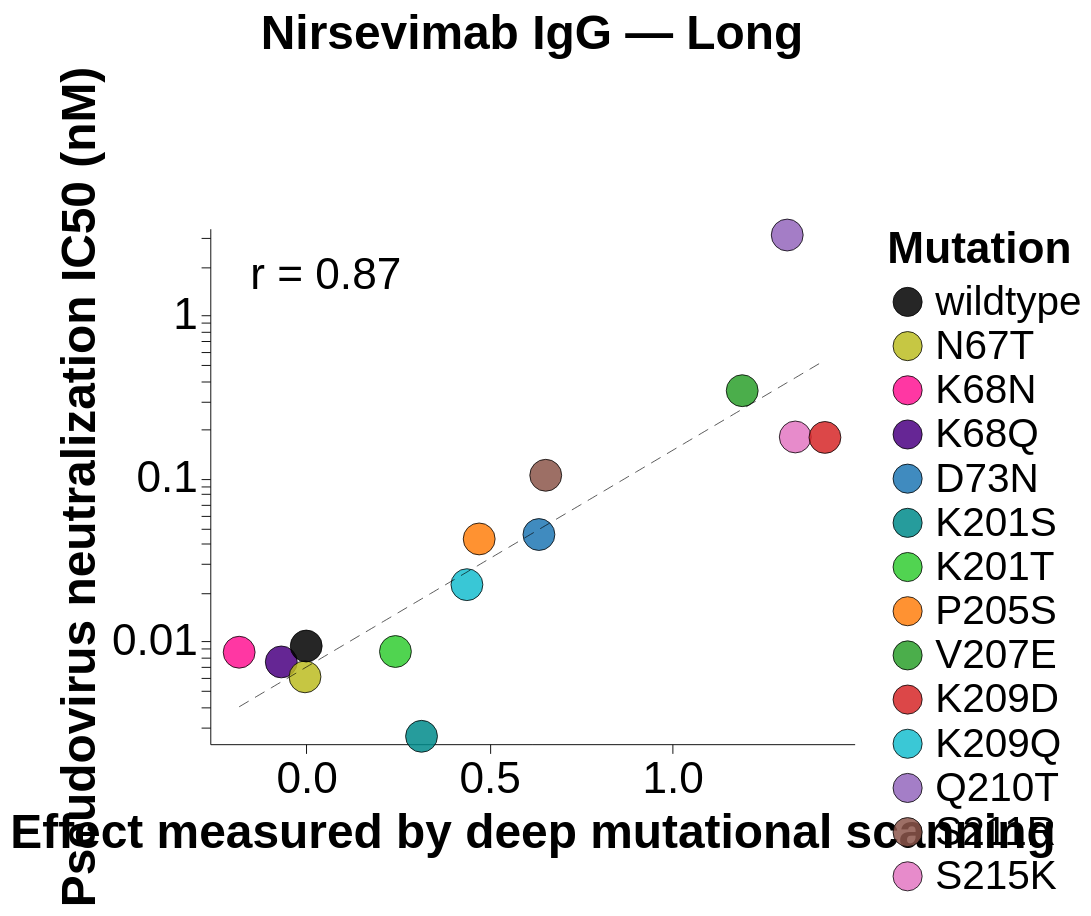
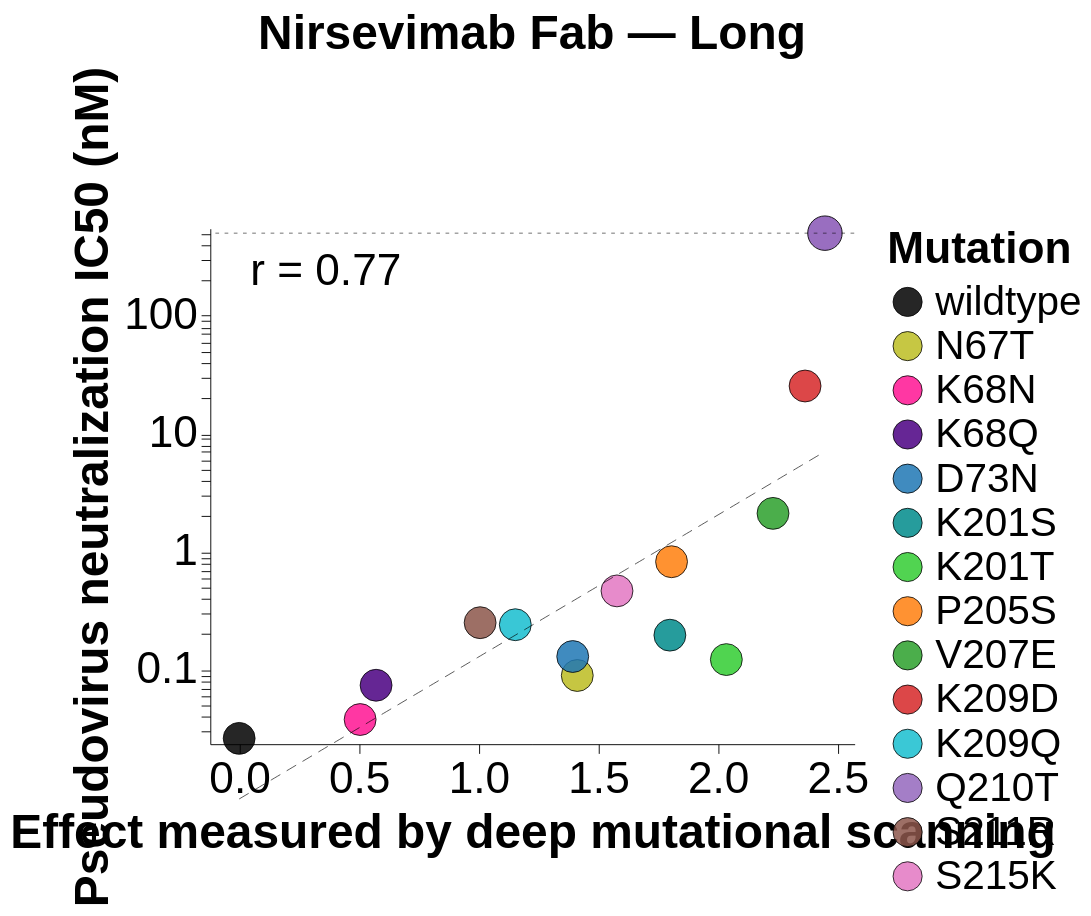
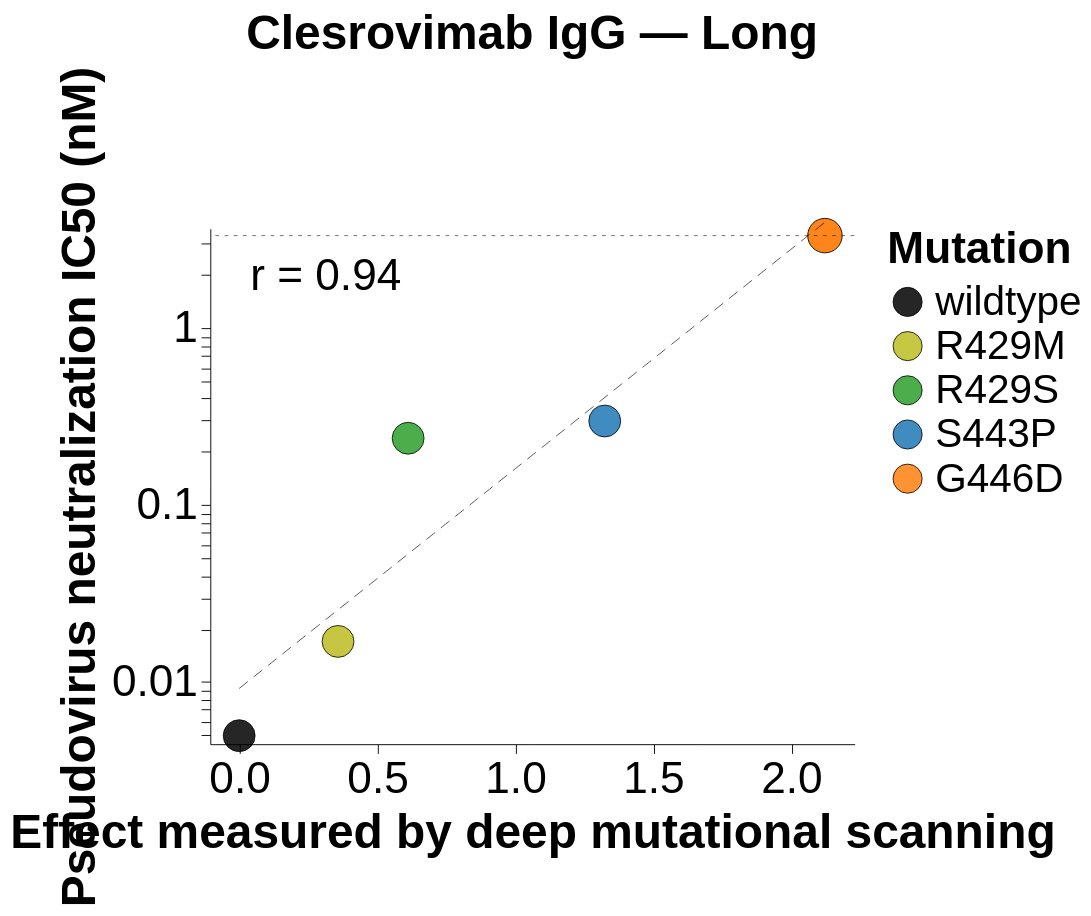
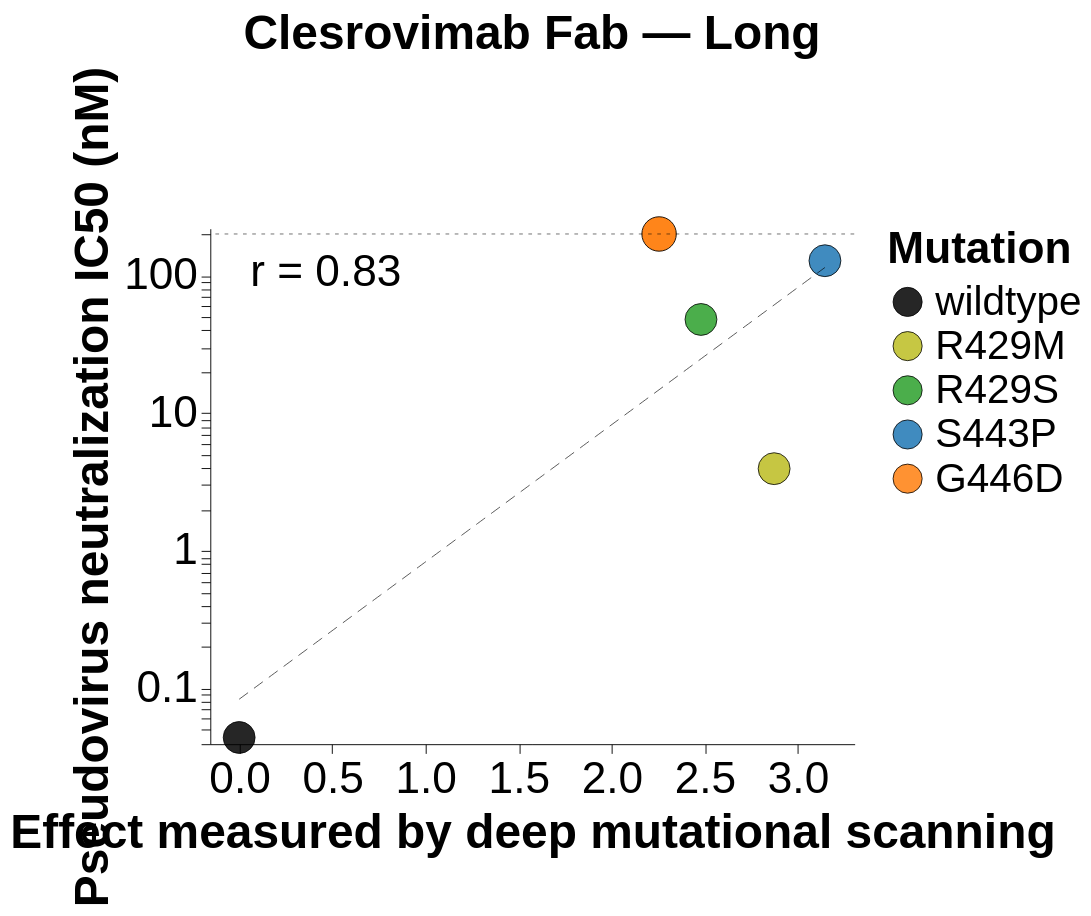

The code cell stored with these charts, in order, in its notebook:
### Code cell
from IPython.display import display
import altair as alt

alt.renderers.enable("default")

# ======================
# Master color mapping function (same as neutralization curves)
# ======================
def get_master_color_mapping():
    """
    Master color mapping matching reference notebook colors for shared mutations.
    Reference: point_mutant_validations_1212and1217-Copy1.ipynb
    
    Colors preserve the exact assignments from reference notebook for all shared mutations.
    New mutations (only in this notebook) receive distinct vibrant colors.
    """
    color_mapping = {
        # From reference notebook (13 mutations) - PRESERVE EXACT COLORS
        '73N': '#1f77b4',    # blue
        '205S': '#ff7f0e',   # orange
        '207E': '#2ca02c',   # green
        '209D': '#d62728',   # red
        '209Q': '#17becf',   # aqua/cyan
        '210T': '#9467bd',   # purple
        '211R': '#8c564b',   # brown
        '215K': '#e377c2',   # pink
        '67T': '#bcbd22',    # yellow-green/olive
        '429M': '#bcbd22',   # yellow-green/olive (same as 67T)
        '446D': '#ff7f0e',   # orange (same as 205S)
        '443P': '#1f77b4',   # blue (same as 73N)
        '429S': '#2ca02c',   # green (same as 207E)
        
        # New mutations (5 mutations only in target notebooks) - ASSIGN DISTINCT COLORS
        '68N': '#FF1493',    # deep pink/magenta
        '68Q': '#4B0082',    # indigo (dark purple)
        '201S': '#008B8B',   # dark cyan/teal
        '201T': '#32CD32',   # lime green
        '67N': '#9932CC',    # dark orchid
    }
    return color_mapping

# ======================
# Create global color mapping for all mutations
# ======================
def make_mutation_label(row):
    if row.get('is_wt', False):
        # WT controls get special handling
        strain_name = str(row.get('strain', ''))
        if strain_name in ['40_Long GS4', '40. Long GS4', 'RSV Long F WT ', 'RSV Long 1']:
            return "WT Long (geomean)"  # Will be replaced by plotting function
        elif strain_name in ['42_B1', '42. B1', 'RSV B1 F WT', 'RSV B1 1']:
            return "WT B1 (geomean)"  # Will be replaced by plotting function
        else:
            return "Unmutated"
    if pd.isna(row.get('site')) or pd.isna(row.get('mutant')):
        return "Unmutated"
    site = int(row['site'])
    # Use strain WT residue if available, otherwise DMS WT
    wt = row.get('wt_residue_strain', row.get('wt_residue_dms', ''))
    return f"{wt}{site}{row.get('mutant','')}"

# Add mutation labels to the entire dataset
correlation_data_filtered['mutation_label'] = correlation_data_filtered.apply(make_mutation_label, axis=1)

# Get all unique mutations across all data
all_mutations = sorted(correlation_data_filtered['mutation_label'].unique())

# Get master color mapping (same as neutralization curves)
master_color_map = get_master_color_mapping()

# Build global_color_mapping for mutation labels
global_color_mapping = {}

for mut_label in all_mutations:
    if mut_label == "WT Long (geomean)":
        global_color_mapping[mut_label] = 'black'
    elif mut_label == "WT B1 (geomean)":
        global_color_mapping[mut_label] = '#4D4D4D'
    elif mut_label == "Unmutated":
        global_color_mapping[mut_label] = '#999999'
    else:
        # Extract position+mutant from label (e.g., "K209D" -> "209D")
        match = re.search(r'(\d+)([A-Z])$', mut_label)
        if match:
            position, mutant = match.groups()
            mutation_key = f"{position}{mutant}"
            color = master_color_map.get(mutation_key, '#999999')  # gray fallback
            global_color_mapping[mut_label] = color
        else:
            global_color_mapping[mut_label] = '#999999'  # fallback

print(f"Global color mapping created for {len(all_mutations)} unique mutations")
print("Using color scheme from reference notebook (exact color preservation)")
print("\nColor assignments:")
for mut, color in sorted(global_color_mapping.items()):
    print(f"  {mut}: {color}")
print()

# ======================
# Create individual plots with global color mapping
# ======================
individual_plots = []
individual_stats = []

strain_backgrounds = ['Long', 'B1']
antibodies = ['Nirsevimab', 'Clesrovimab']
formats = ['IgG', 'Fab']

print("Creating individual plots:")
print("=" * 80)

for strain_bg in strain_backgrounds:
    for antibody in antibodies:
        for fmt in formats:

            subset_n = len(
                correlation_data_filtered[
                    (correlation_data_filtered['strain_background'] == strain_bg) &
                    (correlation_data_filtered['antibody'] == antibody) &
                    (correlation_data_filtered['format'] == fmt)
                ]
            )

            print(f"{antibody} {fmt} — {strain_bg}: n = {subset_n}")

            chart, stats_dict = create_individual_plot(
                correlation_data_filtered,
                strain_bg,
                antibody,
                fmt,
                global_color_mapping
            )

            if chart is None:
                print("  ⚠ skipped (insufficient data)\n")
                continue

            filename = f'03_output/DMS_validation/{antibody}_{fmt}_{strain_bg}_DMS_vs_IC50.html'
            chart.save(filename)

            individual_plots.append(chart)
            individual_stats.append(stats_dict)

            display(chart)
            print()

print(f"\n✓ Displayed {len(individual_plots)} plots")
